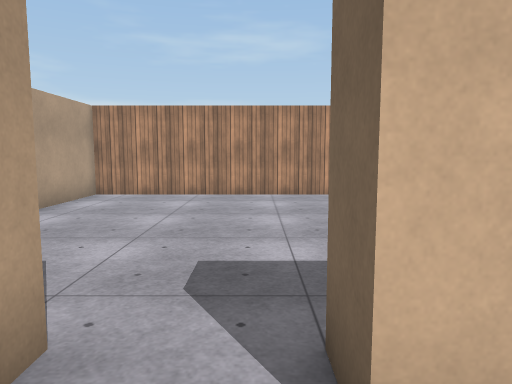
View 1 (above)

18 first-person views from a walk through a scene from a Unity 3-D project. The camera is 1.4 m above the floor, tilts 6° down and sees 70° across. The floor is counted in squares, 1 m on a side. Each view is taken from the middle of a square. On the plan, view 1 faces up. The plan holds only what a view shows up to about 16 squares ahead; the rest is blank. The place goes on beyond the plan. Surface patterns are stand-ins for the level's own textures.

View 2
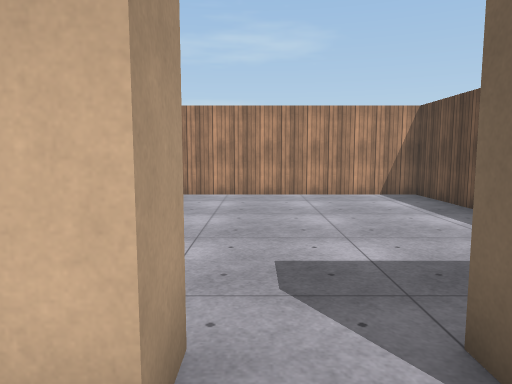

View 3
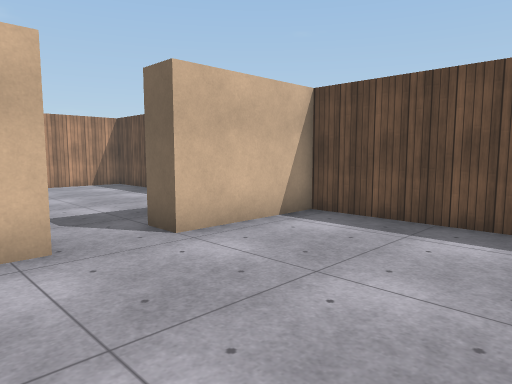

View 4
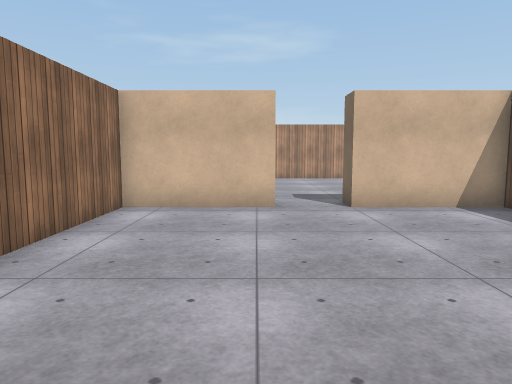

View 5
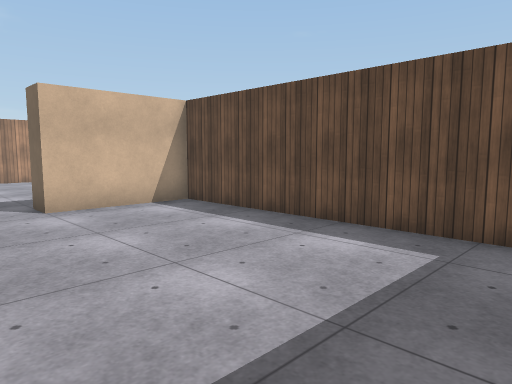

View 6
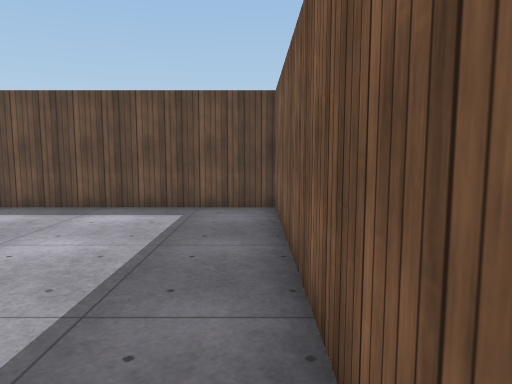

View 7
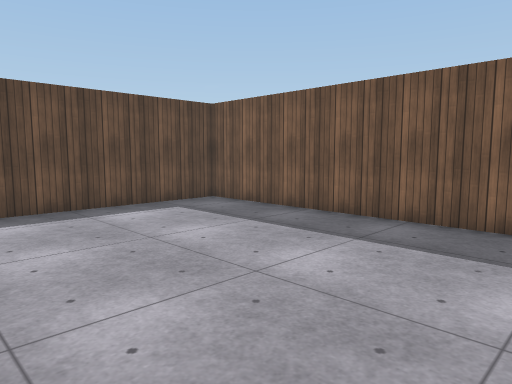

View 8
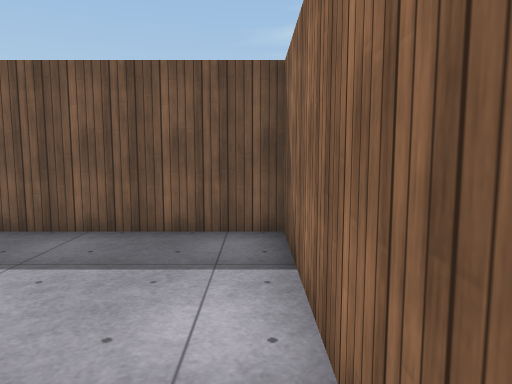

View 9
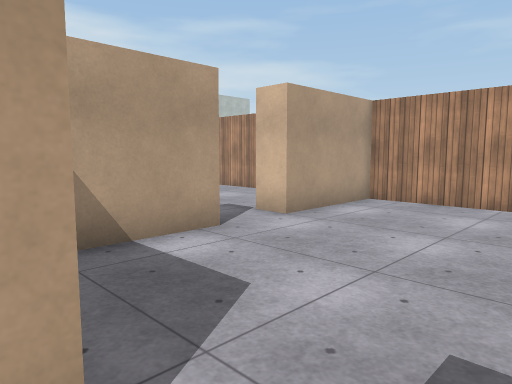

View 10
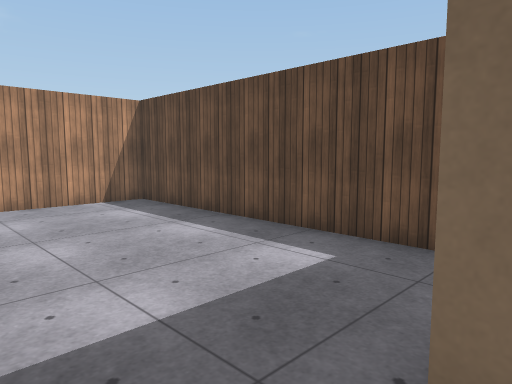

View 11
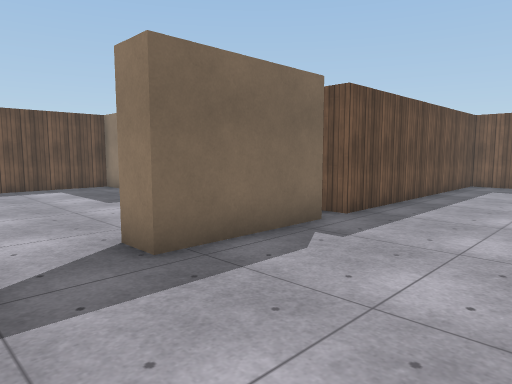

View 12
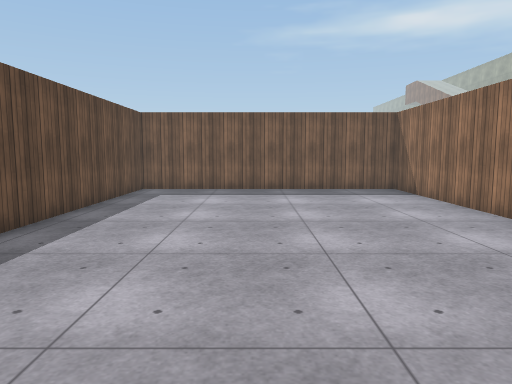

View 13
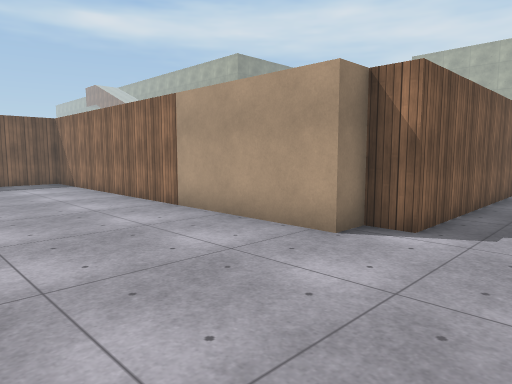

View 14
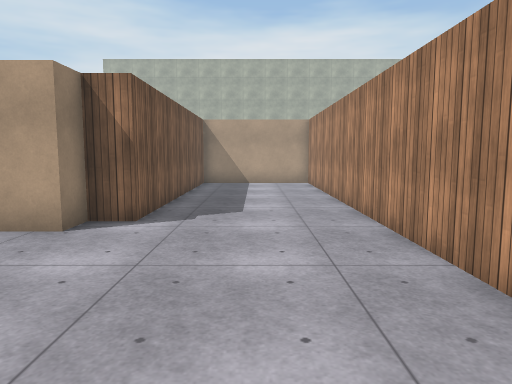

View 15
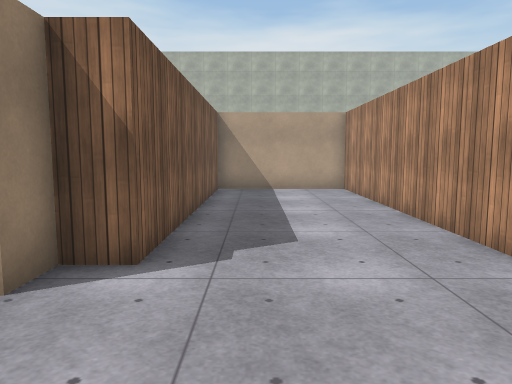

View 16
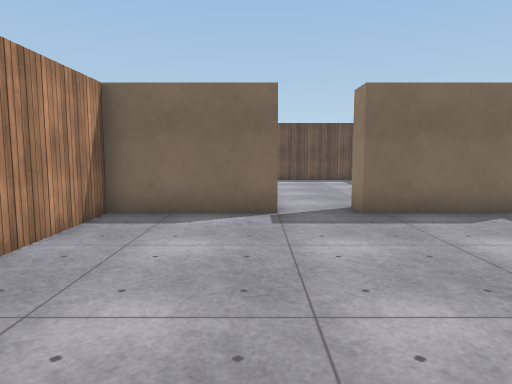

View 17
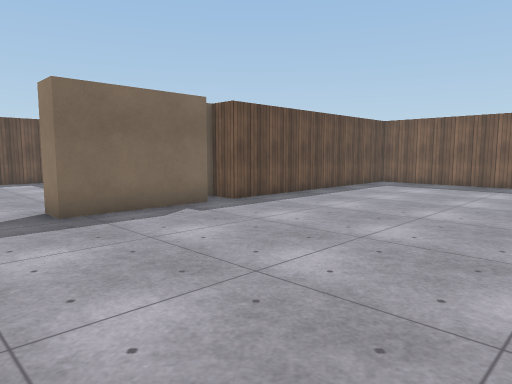

View 18
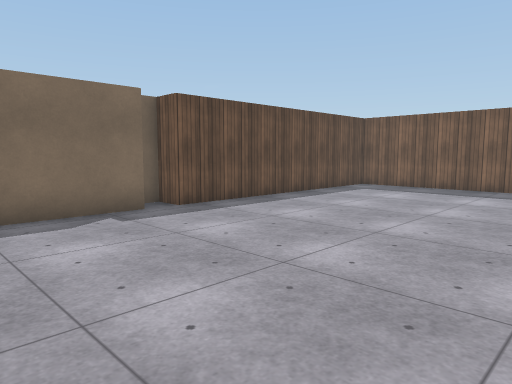

### Floor plan
Points are (right, up) in squares from view 1. A wall is a line through its corners. A room is listed if a view was taken in it or the views show most of it. See-through windows are left out.
Room 1 (views 1, 2, 3, 4, 5, 6, 7, 8)
walls: (-1.5, 1.5) (-5.5, 1.5) (-5.5, -8.5) (4.5, -8.5) (4.5, 1.5) (0.5, 1.5)
ways out: opening at (-0.5, 2) to room 2
Room 2 (views 9, 10)
walls: (-1.5, 2.6) (-1.5, 1.5); (-5.5, 6.5) (-5.5, 3.8); (0.5, 1.5) (0.5, 2.5); (3.2, 2.5) (4.5, 2.5) (4.5, 12.5) (-5.5, 12.5) (-5.5, 8.5)
ways out: opening at (-0.5, 2) to room 1; opening at (-6, 7.5) to room 3
Room 3 (views 11, 12, 13, 14, 15, 16, 17, 18)
walls: (-6.5, 2.4) (-6.5, 6.5) (-5.5, 6.5); (-5.5, 1.5) (-5.5, 2); (-5.5, 8.5) (-6.5, 8.5) (-6.5, 12.5) (-27.5, 12.5) (-27.5, 7.5) (-17.5, 7.5) (-17.5, 6.5) (-16.5, 6.5) (-16.5, -8.5) (-6.5, -8.5) (-6.5, 1.5)
ways out: opening at (-6, 7.5) to room 2

Positions as (right, up) in squares from view 1, and headings:
1: (0, 0), facing up
2: (-1, 0), facing up
3: (-3, -4), facing up-right
4: (-2, -8), facing up
5: (-2, -8), facing up-right
6: (-5, -8), facing right
7: (-5, -1), facing down-right
8: (-5, -2), facing down
9: (0, 2), facing up-left
10: (-1, 2), facing up-right
11: (-11, 9), facing down-right
12: (-11, 6), facing down
13: (-11, 10), facing down-left
14: (-10, 10), facing left
15: (-13, 9), facing left
16: (-15, 9), facing right
17: (-15, 9), facing down-right
18: (-15, 7), facing down-right
